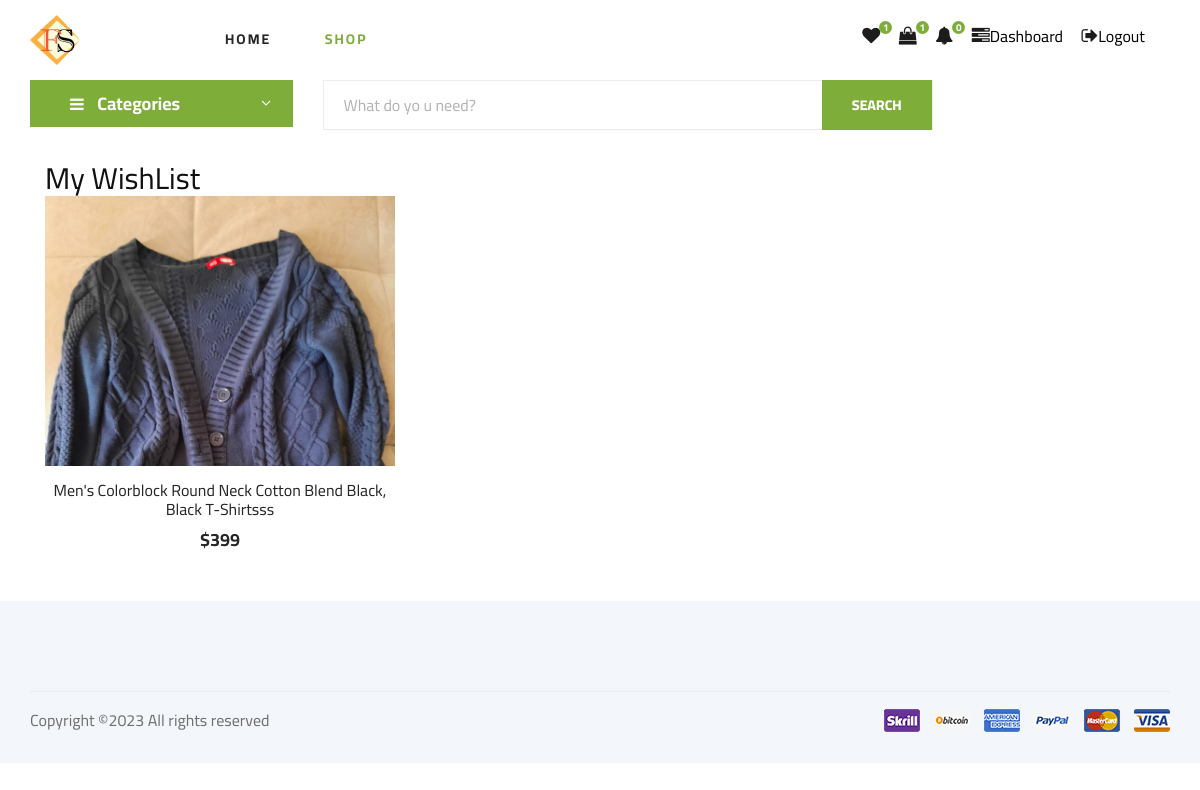
The app's page /user_wish_list_view/ (signed in) with its own data.
### store/models.py (models this page shows, shortened)
class WishList(models.Model):
	guest = models.ForeignKey(Guest, on_delete=models.CASCADE, null=True)
	user = models.ForeignKey(User, on_delete=models.CASCADE, null=True)
	product = models.ForeignKey(Products, on_delete=models.CASCADE)
	date_added = models.DateField(auto_now_add=True)

class BaseModel(models.Model):
	uid = models.UUIDField(primary_key=True , editable=False , default=uuid.uuid4)
	created_at = models.DateTimeField(auto_now= True)
	updated_at = models.DateTimeField(auto_now_add= True)
	class Meta:
		abstract = True

class Products(BaseModel):
	product_name = models.CharField(max_length=100)
	slug = models.SlugField(max_length=100,unique=True, null=True, blank=True)
	category = models.ForeignKey(Category, on_delete=models.CASCADE, related_name="products")
	price = models.IntegerField()
	product_description = models.TextField()
	image = models.ImageField(null=True, blank=True)
	is_deleted = models.BooleanField(default=False)
	in_store = models.BooleanField(default=False)

### store/views.py (the view)
# urls.py: path('user_wish_list_view/', views.user_wish_list_view, name="user_wish_list_view"),
@login_required(login_url='login')
def user_wish_list_view(request):
    if request.user.is_authenticated:
        wish_product_list = WishList.objects.all().filter(user=request.user)
        context = {'wish_product_list':wish_product_list}
        return render(request, 'user/user_wish_list_view.html', context)
    else:
        return redirect('login')

### store/context_processors.py (called while the page is built)
def category_list_processor(request):
    category_list = Category.objects.all()
    return {'category_list': category_list}

def cart_counter(request):
    cart_count = 0
    try:
        if request.user.is_authenticated:
            cart_items = CartItems.objects.all().filter(user=request.user)
        else:
            cart = uCart.objects.filter(cart_id=_cart_id(request))
            cart_items = CartItems.objects.all().filter(cart=cart[:1])
        for cart_item in cart_items:
            cart_count += cart_item.quantity
    except uCart.DoesNotExist:
        cart_count=0
    return dict(cart_count=cart_count)

def wish_counter(request):
    if request.user.is_authenticated:
        wish_items = WishList.objects.filter(user=request.user)
    else:
        guest = Guest.objects.filter(guest_id=_wishlist_id(request)).first()
        if guest:
            wish_items = WishList.objects.filter(guest=guest)
        else:
            wish_items = []
    wish_count = wish_items.count() if wish_items else 0
    return {'wish_count': wish_count}

def notification_counter(request):
    if request.user.is_authenticated:
        notifications = Notification.objects.filter(user=request.user,is_read=False)
        noti_count = notifications.count() if notifications else 0
        return dict(noti_count=noti_count)
    else:
        return dict(noti_count=0)

### store/templates/user/user_wish_list_view.html (shortened to what this page needs)
{% extends "../store/base.html" %}
{%load static%}
{%block body%}
<div class="container">
<div class="col-lg-12 col-md-7">
    <h3>My WishList</h3>
<div class="row">
            {%for product in wish_product_list%}
            <div class="col-lg-4 col-md-6 col-sm-6">
                <div class="product__item">
                    <div class="product__item__pic set-bg" data-setbg="{{product.product.image.url}}">
                    </div>
                    <div class="product__item__text">
                        <h6><a href="#">{{product.product.product_name}}</a></h6>
                        <h5>${{product.product.price}}</h5>
                    </div>
                </div>
            </div>
            {%endfor%}
</div>
</div>
</div>
{%endblock%}

### static/assets/css/style.css (style rules this page uses)
html, body { height: 100%; font-family: "Cairo", sans-serif; -webkit-font-smoothing: antialiased; font-smoothing: antialiased; }
h1, h2, h3, h4, h5, h6 { margin: 0; color: #111111; font-weight: 400; font-family: "Cairo", sans-serif; }
h3 { font-size: 30px; }
h5 { font-size: 18px; }
h6 { font-size: 16px; }
.set-bg { background-repeat: no-repeat; background-size: cover; background-position: top center; }
.product__item { margin-bottom: 50px; }
.product__item__pic { height: 270px; position: relative; overflow: hidden; }
.product__item__text { text-align: center; padding-top: 15px; }
.product__item__text h6 { margin-bottom: 10px; }
.product__item__text h6 a { color: #252525; }
.product__item__text h5 { color: #252525; font-weight: 700; }
@media only screen and (min-width: 1200px) { .container { max-width: 1170px; } }

### records on screen
WishList: product.product_name "Men's Colorblock Round Neck Cotton Blend Black, Black T-Shirtsss", product.price "399"

### other values on screen
{{ wish_count }} "1"
{{ cart_count }} "1"
{{ noti_count }} "0"
